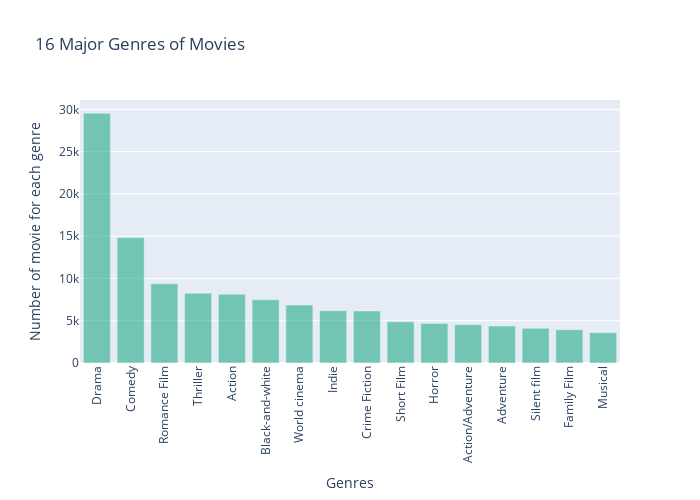

Write notebook code for a chart like this one.
### Code cell
# Keep the first 16 major genres
major_16_genres = dict(islice(genres_count.items(), 16))

fig = go.Figure(data=[
    go.Bar(
            x = np.arange(len(major_16_genres)),
            y = list(major_16_genres.values()),
            marker= dict(color = 'rgba(0, 158, 115, 0.5)')
        )]
)

fig.update_layout(
    autosize=False,
    width=700,
    height=500,
    title= "16 Major Genres of Movies",
    xaxis_title="Genres",
    yaxis_title= "Number of movie for each genre"
)

# Add custom x-axis tick labels and rotate them vertically
fig.update_xaxes(
    tickvals=np.arange(len(major_16_genres)),
    ticktext=list(major_16_genres.keys()),
    tickangle=-90
)

fig.write_html("plots/movie_genres.html")
fig.show()

### Figure 1 — Plotly figure (JSON) as saved in the notebook; plotly's stock layout.template omitted (floating-point values rounded to 4 significant figures)
{"data": [{"marker": {"color": "rgba(0, 158, 115, 0.5)"}, "type": "bar", "x": [0, 1, 2, 3, 4, 5, 6, 7, 8, 9, 10, 11, 12, 13, 14, 15], "y": [29551, 14831, 9384, 8251, 8131, 7469, 6857, 6192, 6152, 4871, 4664, 4530, 4371, 4110, 3928, 3582]}], "layout": {"autosize": false, "height": 500, "title": {"text": "16 Major Genres of Movies"}, "width": 700, "xaxis": {"tickangle": -90, "ticktext": ["Drama", "Comedy", "Romance Film", "Thriller", "Action", "Black-and-white", "World cinema", "Indie", "Crime Fiction", "Short Film", "Horror", "Action/Adventure", "Adventure", "Silent film", "Family Film", "Musical"], "tickvals": [0, 1, 2, 3, 4, 5, 6, 7, 8, 9, 10, 11, 12, 13, 14, 15], "title": {"text": "Genres"}}, "yaxis": {"title": {"text": "Number of movie for each genre"}}}}
